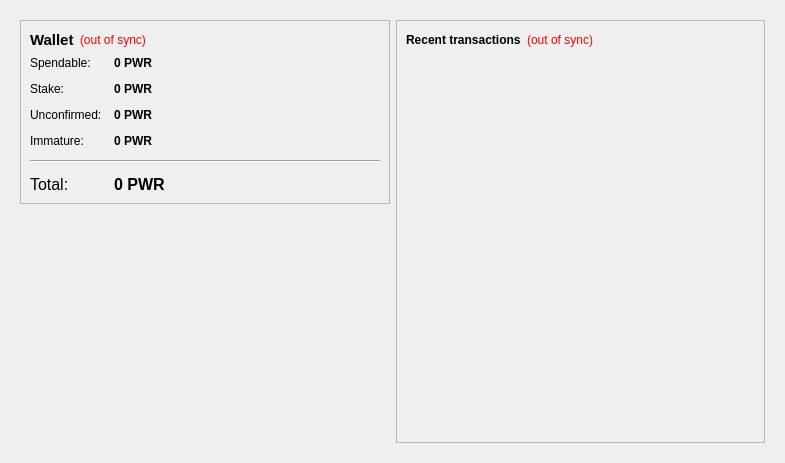
<?xml version="1.0" encoding="UTF-8"?>
<ui version="4.0">
 <class>OverviewPage</class>
 <widget class="QWidget" name="OverviewPage">
  <property name="geometry">
   <rect>
    <x>0</x>
    <y>0</y>
    <width>785</width>
    <height>463</height>
   </rect>
  </property>
  <property name="windowTitle">
   <string>Form</string>
  </property>
  <layout class="QHBoxLayout" name="horizontalLayout" stretch="0">
   <item>
    <widget class="QFrame" name="frameMain">
     <property name="frameShape">
      <enum>QFrame::NoFrame</enum>
     </property>
     <layout class="QHBoxLayout" name="horizontalLayout_3">
      <item>
       <layout class="QVBoxLayout" name="verticalLayout_2">
        <item>
         <widget class="QFrame" name="frame">
          <property name="frameShape">
           <enum>QFrame::StyledPanel</enum>
          </property>
          <property name="frameShadow">
           <enum>QFrame::Plain</enum>
          </property>
          <layout class="QVBoxLayout" name="verticalLayout_4">
           <item>
            <layout class="QHBoxLayout" name="horizontalLayout_4">
             <item>
              <widget class="QLabel" name="label_5">
               <property name="font">
                <font>
                 <pointsize>11</pointsize>
                 <weight>75</weight>
                 <bold>true</bold>
                </font>
               </property>
               <property name="text">
                <string>Wallet</string>
               </property>
              </widget>
             </item>
             <item>
              <widget class="QLabel" name="labelWalletStatus">
               <property name="toolTip">
                <string>The displayed information may be out of date. Your wallet automatically synchronizes with the pwrcoin network after a connection is established, but this process has not completed yet.</string>
               </property>
               <property name="styleSheet">
                <string notr="true">QLabel { color: red; }</string>
               </property>
               <property name="text">
                <string notr="true">(out of sync)</string>
               </property>
               <property name="alignment">
                <set>Qt::AlignLeading|Qt::AlignLeft|Qt::AlignVCenter</set>
               </property>
              </widget>
             </item>
             <item>
              <spacer name="horizontalSpacer_2">
               <property name="orientation">
                <enum>Qt::Horizontal</enum>
               </property>
               <property name="sizeHint" stdset="0">
                <size>
                 <width>40</width>
                 <height>20</height>
                </size>
               </property>
              </spacer>
             </item>
            </layout>
           </item>
           <item>
            <layout class="QFormLayout" name="formLayout_2">
             <property name="fieldGrowthPolicy">
              <enum>QFormLayout::AllNonFixedFieldsGrow</enum>
             </property>
             <property name="horizontalSpacing">
              <number>12</number>
             </property>
             <property name="verticalSpacing">
              <number>12</number>
             </property>
             <item row="0" column="0">
              <widget class="QLabel" name="label">
               <property name="text">
                <string>Spendable:</string>
               </property>
              </widget>
             </item>
             <item row="0" column="1">
              <widget class="QLabel" name="labelBalance">
               <property name="font">
                <font>
                 <weight>75</weight>
                 <bold>true</bold>
                </font>
               </property>
               <property name="cursor">
                <cursorShape>IBeamCursor</cursorShape>
               </property>
               <property name="toolTip">
                <string>Your current spendable balance</string>
               </property>
               <property name="text">
                <string notr="true">0 PWR</string>
               </property>
               <property name="textInteractionFlags">
                <set>Qt::LinksAccessibleByMouse|Qt::TextSelectableByKeyboard|Qt::TextSelectableByMouse</set>
               </property>
              </widget>
             </item>
             <item row="1" column="0">
              <widget class="QLabel" name="label_6">
               <property name="text">
                <string>Stake:</string>
               </property>
              </widget>
             </item>
             <item row="1" column="1">
              <widget class="QLabel" name="labelStake">
               <property name="font">
                <font>
                 <weight>75</weight>
                 <bold>true</bold>
                </font>
               </property>
               <property name="cursor">
                <cursorShape>IBeamCursor</cursorShape>
               </property>
               <property name="toolTip">
                <string>Total of coins that was staked, and do not yet count toward the current balance</string>
               </property>
               <property name="text">
                <string notr="true">0 PWR</string>
               </property>
               <property name="textInteractionFlags">
                <set>Qt::LinksAccessibleByMouse|Qt::TextSelectableByKeyboard|Qt::TextSelectableByMouse</set>
               </property>
              </widget>
             </item>
             <item row="2" column="0">
              <widget class="QLabel" name="label_3">
               <property name="text">
                <string>Unconfirmed:</string>
               </property>
              </widget>
             </item>
             <item row="2" column="1">
              <widget class="QLabel" name="labelUnconfirmed">
               <property name="font">
                <font>
                 <weight>75</weight>
                 <bold>true</bold>
                </font>
               </property>
               <property name="cursor">
                <cursorShape>IBeamCursor</cursorShape>
               </property>
               <property name="toolTip">
                <string>Total of transactions that have yet to be confirmed, and do not yet count toward the current balance</string>
               </property>
               <property name="text">
                <string notr="true">0 PWR</string>
               </property>
               <property name="textInteractionFlags">
                <set>Qt::LinksAccessibleByMouse|Qt::TextSelectableByKeyboard|Qt::TextSelectableByMouse</set>
               </property>
              </widget>
             </item>
             <item row="3" column="0">
              <widget class="QLabel" name="labelImmatureText">
               <property name="text">
                <string>Immature:</string>
               </property>
              </widget>
             </item>
             <item row="3" column="1">
              <widget class="QLabel" name="labelImmature">
               <property name="font">
                <font>
                 <weight>75</weight>
                 <bold>true</bold>
                </font>
               </property>
               <property name="toolTip">
                <string>Mined balance that has not yet matured</string>
               </property>
               <property name="text">
                <string notr="true">0 PWR</string>
               </property>
               <property name="textInteractionFlags">
                <set>Qt::LinksAccessibleByMouse|Qt::TextSelectableByKeyboard|Qt::TextSelectableByMouse</set>
               </property>
              </widget>
             </item>
             <item row="4" column="0" colspan="2">
              <widget class="Line" name="line">
               <property name="orientation">
                <enum>Qt::Horizontal</enum>
               </property>
              </widget>
             </item>
             <item row="5" column="0">
              <widget class="QLabel" name="labelTotalText">
               <property name="font">
                <font>
                 <pointsize>12</pointsize>
                </font>
               </property>
               <property name="text">
                <string>Total:</string>
               </property>
              </widget>
             </item>
             <item row="5" column="1">
              <widget class="QLabel" name="labelTotal">
               <property name="font">
                <font>
                 <pointsize>12</pointsize>
                 <weight>75</weight>
                 <bold>true</bold>
                </font>
               </property>
               <property name="cursor">
                <cursorShape>IBeamCursor</cursorShape>
               </property>
               <property name="toolTip">
                <string>Your current total balance</string>
               </property>
               <property name="text">
                <string notr="true">0 PWR</string>
               </property>
               <property name="textInteractionFlags">
                <set>Qt::LinksAccessibleByMouse|Qt::TextSelectableByKeyboard|Qt::TextSelectableByMouse</set>
               </property>
              </widget>
             </item>
            </layout>
           </item>
          </layout>
         </widget>
        </item>
        <item>
         <spacer name="verticalSpacer">
          <property name="orientation">
           <enum>Qt::Vertical</enum>
          </property>
          <property name="sizeHint" stdset="0">
           <size>
            <width>20</width>
            <height>40</height>
           </size>
          </property>
         </spacer>
        </item>
        <item>
         <widget class="QLabel" name="label_7">
          <property name="text">
           <string/>
          </property>
          <property name="pixmap">
           <pixmap resource="../pwrcoin.qrc">:/icons/pwrcoin</pixmap>
          </property>
         </widget>
        </item>
        <item>
         <widget class="QLabel" name="label_2">
          <property name="text">
           <string/>
          </property>
          <property name="pixmap">
           <pixmap>:/images/wallet</pixmap>
          </property>
         </widget>
        </item>
       </layout>
      </item>
      <item>
       <layout class="QVBoxLayout" name="verticalLayout_3">
        <item>
         <widget class="QFrame" name="frame_2">
          <property name="frameShape">
           <enum>QFrame::StyledPanel</enum>
          </property>
          <property name="frameShadow">
           <enum>QFrame::Plain</enum>
          </property>
          <layout class="QVBoxLayout" name="verticalLayout">
           <item>
            <layout class="QHBoxLayout" name="horizontalLayout_2">
             <item>
              <widget class="QLabel" name="label_4">
               <property name="text">
                <string>&lt;b&gt;Recent transactions&lt;/b&gt;</string>
               </property>
              </widget>
             </item>
             <item>
              <widget class="QLabel" name="labelTransactionsStatus">
               <property name="toolTip">
                <string>The displayed information may be out of date. Your wallet automatically synchronizes with the pwrcoin network after a connection is established, but this process has not completed yet.</string>
               </property>
               <property name="styleSheet">
                <string notr="true">QLabel { color: red; }</string>
               </property>
               <property name="text">
                <string notr="true">(out of sync)</string>
               </property>
               <property name="alignment">
                <set>Qt::AlignRight|Qt::AlignTrailing|Qt::AlignVCenter</set>
               </property>
              </widget>
             </item>
             <item>
              <spacer name="horizontalSpacer">
               <property name="orientation">
                <enum>Qt::Horizontal</enum>
               </property>
               <property name="sizeHint" stdset="0">
                <size>
                 <width>40</width>
                 <height>20</height>
                </size>
               </property>
              </spacer>
             </item>
            </layout>
           </item>
           <item>
            <widget class="QListView" name="listTransactions">
             <property name="styleSheet">
              <string notr="true">QListView { background: transparent; }</string>
             </property>
             <property name="frameShape">
              <enum>QFrame::NoFrame</enum>
             </property>
             <property name="verticalScrollBarPolicy">
              <enum>Qt::ScrollBarAlwaysOff</enum>
             </property>
             <property name="horizontalScrollBarPolicy">
              <enum>Qt::ScrollBarAlwaysOff</enum>
             </property>
             <property name="selectionMode">
              <enum>QAbstractItemView::NoSelection</enum>
             </property>
            </widget>
           </item>
          </layout>
         </widget>
        </item>
       </layout>
      </item>
     </layout>
    </widget>
   </item>
  </layout>
 </widget>
 <resources>
  <include location="../pwrcoin.qrc"/>
 </resources>
 <connections/>
</ui>
